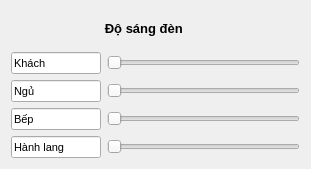
   <widget class="QWidget" name="layoutWidget">
    <property name="geometry">
     <rect>
      <x>340</x>
      <y>450</y>
      <width>311</width>
      <height>169</height>
     </rect>
    </property>
    <layout class="QVBoxLayout" name="verticalLayout_2">
     <item>
      <widget class="QLabel" name="label">
       <property name="font">
        <font>
         <family>Ubuntu</family>
         <pointsize>10</pointsize>
         <bold>true</bold>
        </font>
       </property>
       <property name="text">
        <string>                          Độ sáng đèn</string>
       </property>
      </widget>
     </item>
     <item>
      <layout class="QHBoxLayout" name="horizontalLayout_3">
       <item>
        <widget class="QLineEdit" name="lineEdit">
         <property name="maximumSize">
          <size>
           <width>90</width>
           <height>16777215</height>
          </size>
         </property>
         <property name="font">
          <font>
           <pointsize>8</pointsize>
          </font>
         </property>
         <property name="text">
          <string>Khách</string>
         </property>
        </widget>
       </item>
       <item>
        <widget class="QSlider" name="horizontalSlider_denKhach">
         <property name="maximumSize">
          <size>
           <width>200</width>
           <height>16777215</height>
          </size>
         </property>
         <property name="maximum">
          <number>100</number>
         </property>
         <property name="orientation">
          <enum>Qt::Orientation::Horizontal</enum>
         </property>
        </widget>
       </item>
      </layout>
     </item>
     <item>
      <layout class="QHBoxLayout" name="horizontalLayout_8">
       <item>
        <widget class="QLineEdit" name="lineEdit_2">
         <property name="maximumSize">
          <size>
           <width>90</width>
           <height>16777215</height>
          </size>
         </property>
         <property name="font">
          <font>
           <pointsize>8</pointsize>
          </font>
         </property>
         <property name="text">
          <string>Ngủ</string>
         </property>
        </widget>
       </item>
       <item>
        <widget class="QSlider" name="horizontalSlider_denNgu">
         <property name="maximumSize">
          <size>
           <width>200</width>
           <height>16777215</height>
          </size>
         </property>
         <property name="maximum">
          <number>100</number>
         </property>
         <property name="orientation">
          <enum>Qt::Orientation::Horizontal</enum>
         </property>
        </widget>
       </item>
      </layout>
     </item>
     <item>
      <layout class="QHBoxLayout" name="horizontalLayout_11">
       <item>
        <widget class="QLineEdit" name="lineEdit_4">
         <property name="maximumSize">
          <size>
           <width>90</width>
           <height>16777215</height>
          </size>
         </property>
         <property name="font">
          <font>
           <pointsize>8</pointsize>
          </font>
         </property>
         <property name="text">
          <string>Bếp</string>
         </property>
        </widget>
       </item>
       <item>
        <widget class="QSlider" name="horizontalSlider_denBep">
         <property name="maximumSize">
          <size>
           <width>200</width>
           <height>16777215</height>
          </size>
         </property>
         <property name="maximum">
          <number>100</number>
         </property>
         <property name="orientation">
          <enum>Qt::Orientation::Horizontal</enum>
         </property>
        </widget>
       </item>
      </layout>
     </item>
     <item>
      <layout class="QHBoxLayout" name="horizontalLayout_10">
       <item>
        <widget class="QLineEdit" name="lineEdit_3">
         <property name="maximumSize">
          <size>
           <width>90</width>
           <height>16777215</height>
          </size>
         </property>
         <property name="font">
          <font>
           <pointsize>8</pointsize>
          </font>
         </property>
         <property name="text">
          <string>Hành lang</string>
         </property>
        </widget>
       </item>
       <item>
        <widget class="QSlider" name="horizontalSlider_denHanhLang">
         <property name="maximumSize">
          <size>
           <width>200</width>
           <height>16777215</height>
          </size>
         </property>
         <property name="maximum">
          <number>100</number>
         </property>
         <property name="orientation">
          <enum>Qt::Orientation::Horizontal</enum>
         </property>
        </widget>
       </item>
      </layout>
     </item>
    </layout>
   </widget>
